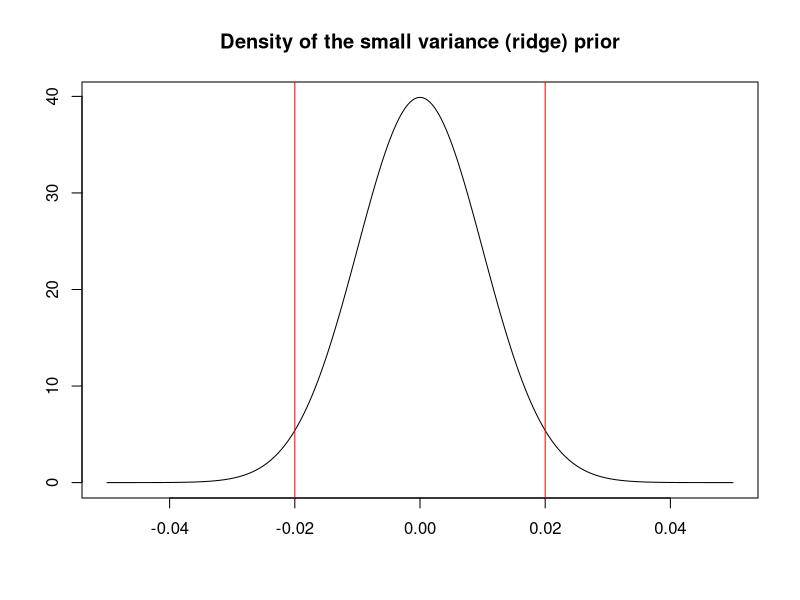

Generate this figure with R:
## ---- chunk 1
knitr::opts_chunk$set(echo = FALSE)
## ---- chunk 2
x <- seq(-.05, .05, length=1000)
y <- dnorm(x, mean = 0, sd = (0.1)^2)
plot(x, y, type="l", lwd=1, main = "Density of the small variance (ridge) prior", xlab = "", ylab = "")
abline(v = c(-.02, .02), col = "red")
